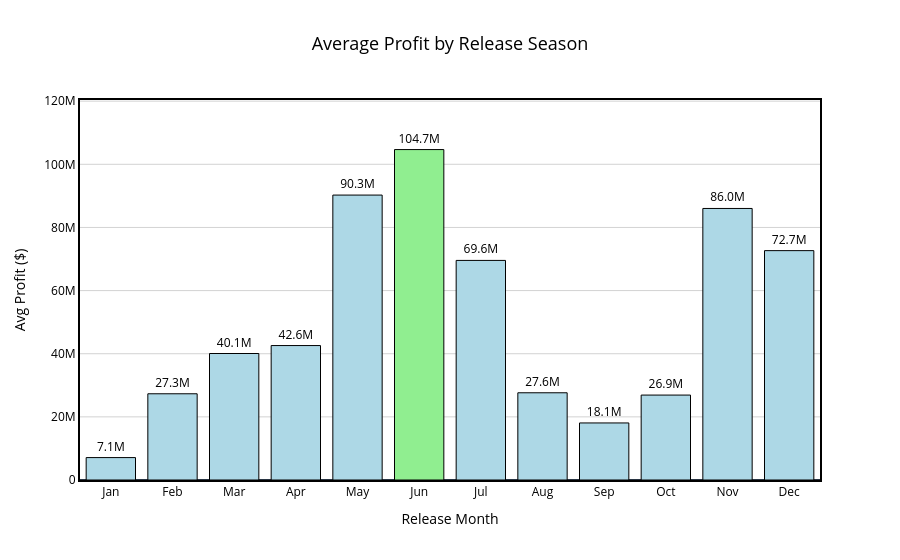

Here is the notebook cell this chart was saved with:
### Markdown cell above
## 1. Column Chart: Seasonal Impact on Movie Profitability

**Objective:** This analysis investigates the relationship between a movie's release timing and its overall financial success. By evaluating the average profit generated across different months, we aim to identify the optimal release windows that maximize the return on investment for production studios.

**Visual Strategy:**
* **Metric:** Average Absolute Profit (Revenue - Budget).
* **Highlighting:** The highest-performing month is distinctly highlighted in green to immediately draw stakeholders' attention to the most lucrative release window.
* **Formatting:** Gridlines are restricted to the Y-axis to maintain a clean aesthetic, while large numbers are abbreviated (e.g., 'M' for Millions) to prevent visual clutter.

### Code cell
df_month = df.dropna(subset=['release_month']).groupby('release_month')['profit'].mean().reset_index()
df_month['Month'] = df_month['release_month'].apply(lambda x: calendar.month_abbr[int(x)])

colors1 = ['lightblue'] * len(df_month)
colors1[df_month['profit'].idxmax()] = 'lightgreen'

fig1 = go.Figure(go.Bar(
    x=df_month['Month'], y=df_month['profit'],
    text=(df_month['profit'] / 1e6).round(1).astype(str) + 'M',
    textposition='outside', marker_color=colors1, marker_line=dict(color='black', width=1)
))

fig1.update_layout(
    title=dict(text="Average Profit by Release Season", font=dict(color='black', size=18), x=0.5),
    plot_bgcolor='white', paper_bgcolor='white',
    # X-Axis: No Gridlines
    xaxis=dict(title="Release Month", color='black', showgrid=False, showline=True, linecolor='black', linewidth=2, mirror=True),
    # Y-Axis: Horizontal Gridlines Only
    yaxis=dict(title="Avg Profit ($)", color='black', showgrid=True, gridcolor='LightGray', range=[0, df_month['profit'].max()*1.15], rangemode="tozero", showline=True, linecolor='black', linewidth=2, mirror=True),
    font=dict(color='black')
)
fig1.show()

### Figure 1 — Plotly figure (JSON) as saved in the notebook; plotly's stock layout.template omitted (floating-point values rounded to 4 significant figures)
{"data": [{"marker": {"color": ["lightblue", "lightblue", "lightblue", "lightblue", "lightblue", "lightgreen", "lightblue", "lightblue", "lightblue", "lightblue", "lightblue", "lightblue"], "line": {"color": "black", "width": 1}}, "text": ["7.1M", "27.3M", "40.1M", "42.6M", "90.3M", "104.7M", "69.6M", "27.6M", "18.1M", "26.9M", "86.0M", "72.7M"], "textposition": "outside", "x": ["Jan", "Feb", "Mar", "Apr", "May", "Jun", "Jul", "Aug", "Sep", "Oct", "Nov", "Dec"], "y": [7098000.0, 27310000.0, 40070000.0, 42590000.0, 90250000.0, 104700000.0, 69560000.0, 27630000.0, 18080000.0, 26900000.0, 86010000.0, 72650000.0], "type": "bar"}], "layout": {"title": {"font": {"color": "black", "size": 18}, "text": "Average Profit by Release Season", "x": 0.5}, "xaxis": {"title": {"text": "Release Month"}, "color": "black", "showgrid": false, "showline": true, "linecolor": "black", "linewidth": 2, "mirror": true}, "yaxis": {"title": {"text": "Avg Profit ($)"}, "color": "black", "showgrid": true, "gridcolor": "LightGray", "range": [0, 120400000.0], "rangemode": "tozero", "showline": true, "linecolor": "black", "linewidth": 2, "mirror": true}, "font": {"color": "black"}, "plot_bgcolor": "white", "paper_bgcolor": "white"}}
